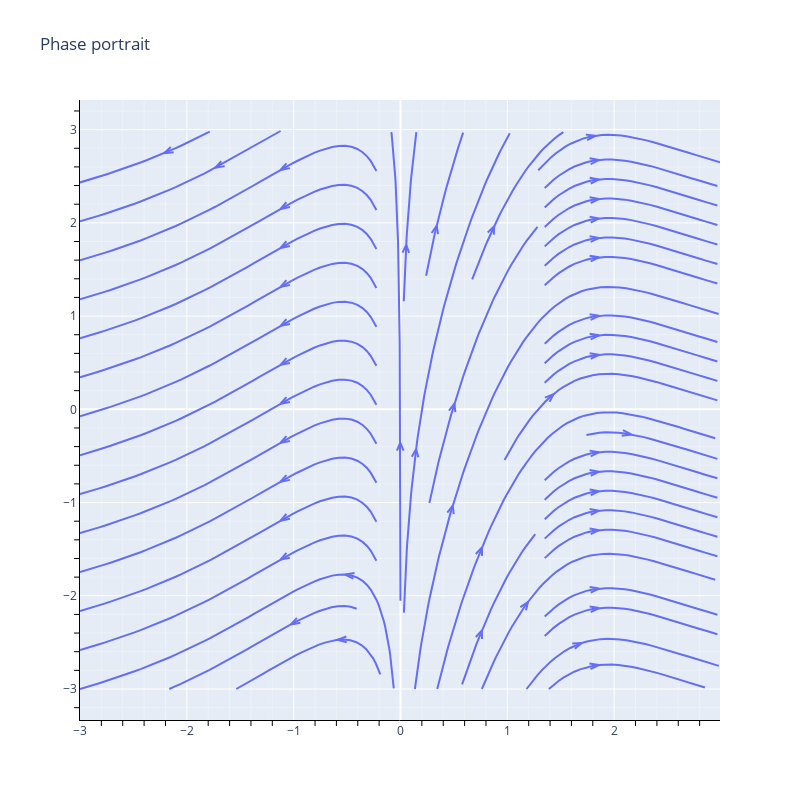

Source (notebook cell):
### Code cell
t = np.linspace(-3, 3, 100)


x = np.linspace(-3, 3, 100)
y = np.linspace(-3, 3, 100)

X, Y = np.meshgrid(x, y)

u = X
v = np.exp(np.sin(X)) * np.cos(X) + np.sin(X)

layout = go.Layout(autosize=False, width=800, height=800)

fig = ff.create_streamline(x, y, u, v)
fig.layout = layout

fig.update_layout(
    title="""Phase portrait""",
    #showlegend=True,
)
fig.update_xaxes(
    showline=True,
    linewidth=1,
    linecolor="black",
    minor=dict(ticklen=5, tickcolor="black", showgrid=True),
)
fig.update_yaxes(
    showline=True,
    linewidth=1,
    linecolor="black",
    minor=dict(ticklen=5, tickcolor="black", showgrid=True),
)

fig.write_image("./media/" + "test0" + "_streamplot" + ".pdf")

iplot(fig)

### Figure 1 — Plotly figure (JSON) as saved in the notebook; plotly's stock layout.template omitted (floating-point values rounded to 4 significant figures; data arrays with more than 128 entries replaced by an {"elided": "..."} marker saying what was removed)
{"data": [{"mode": "lines", "type": "scatter", "x": {"elided": "2231 float values"}, "y": {"elided": "2231 float values"}}], "layout": {"autosize": false, "height": 800, "title": {"text": "Phase portrait"}, "width": 800, "xaxis": {"linecolor": "black", "linewidth": 1, "minor": {"showgrid": true, "tickcolor": "black", "ticklen": 5}, "showline": true}, "yaxis": {"linecolor": "black", "linewidth": 1, "minor": {"showgrid": true, "tickcolor": "black", "ticklen": 5}, "showline": true}}}
